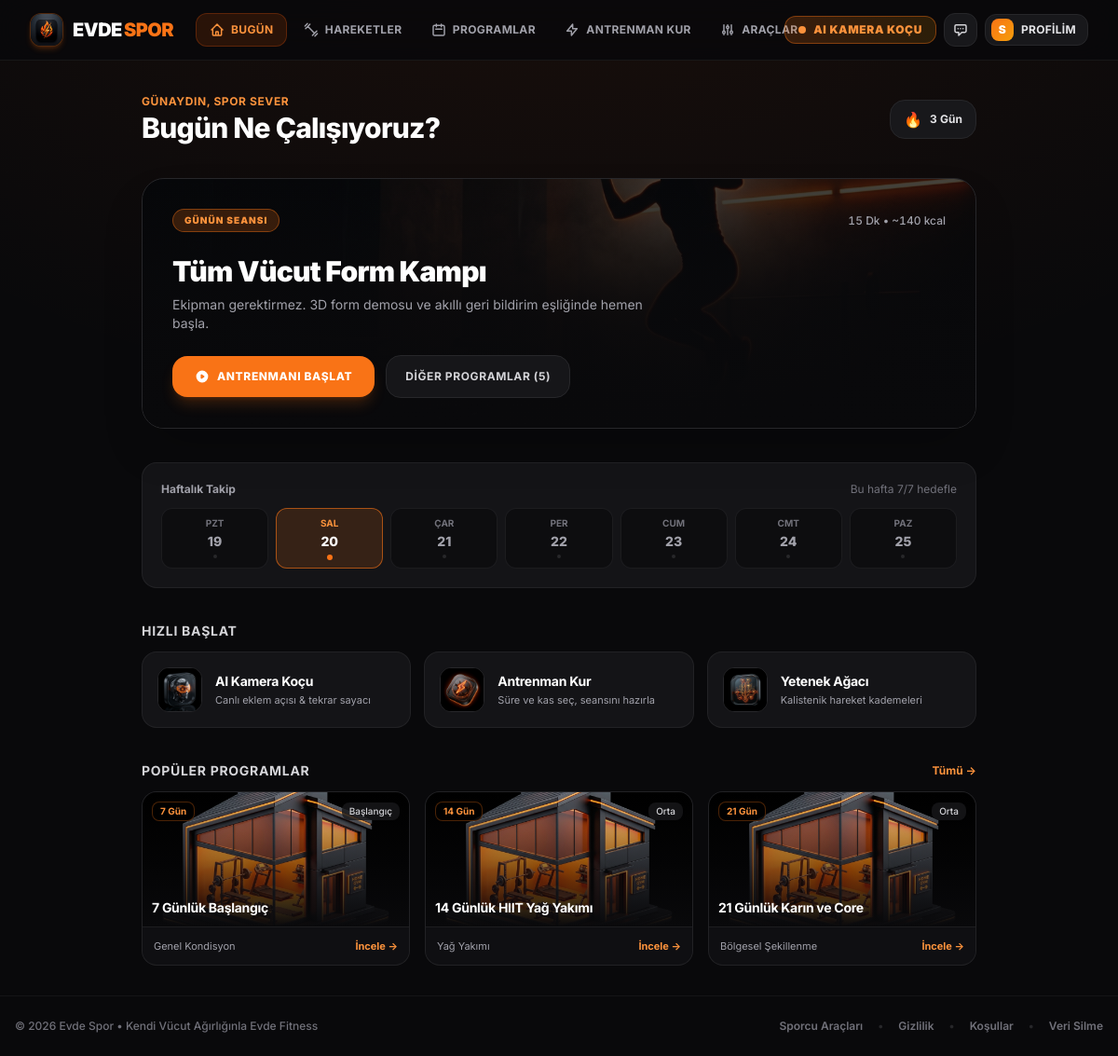
Page / (signed in) on the earlier database version.
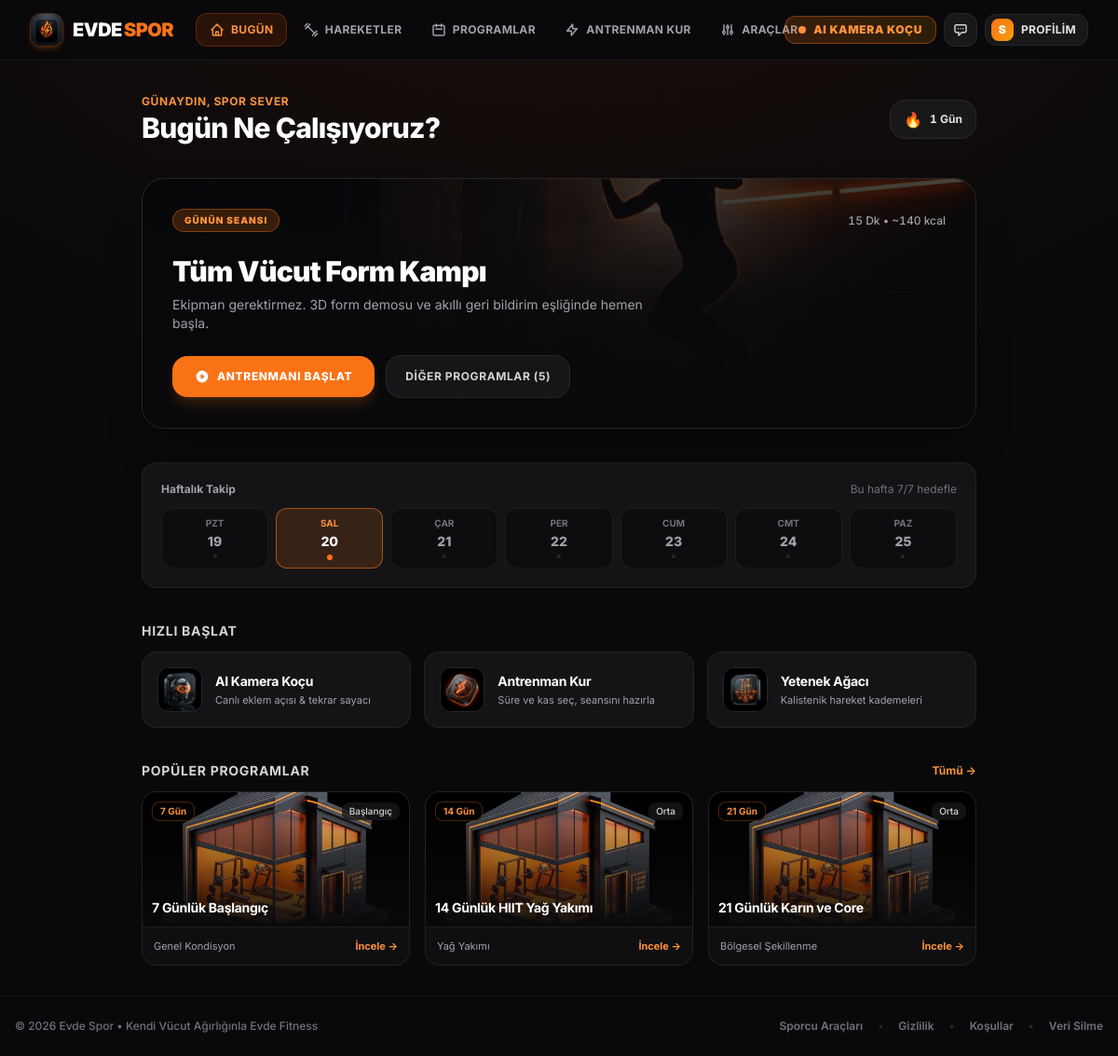
Same page on the later database version.
### models.py (models this page shows)
class User(UserMixin, db.Model):
    id = db.Column(db.Integer, primary_key=True)
    name = db.Column(db.String(100), nullable=False)
    email = db.Column(db.String(120), unique=True, nullable=False)
    password_hash = db.Column(db.String(256), nullable=False)
    avatar_url = db.Column(db.Text, nullable=True)
    created_at = db.Column(db.DateTime, default=datetime.utcnow)
    water_intake_ml = db.Column(db.Integer, default=0)
    fasting_start = db.Column(db.DateTime, nullable=True)
    quiz_completed = db.Column(db.Boolean, default=False)
    goal = db.Column(db.String(50), nullable=True)
    fitness_level = db.Column(db.String(50), nullable=True)
    target_area = db.Column(db.String(50), nullable=True)
    current_streak = db.Column(db.Integer, default=0)
    longest_streak = db.Column(db.Integer, default=0)
    last_active_date = db.Column(db.Date, nullable=True)
    favorites = db.relationship('Exercise', secondary=user_favorites, lazy='subquery',
        backref=db.backref('favorited_by', lazy=True))

### app.py (the view)
    @app.route('/')
    def index():
        featured_programs = Program.query.all()
        popular_slugs = [
            'standart-push-up-normal-sinav',
            'standart-air-squat',
            'standard-burpee',
            'standard-crunch-yarim-mekik',
            'pike-push-up',
            'mountain-climber'
        ]
        popular_exercises = Exercise.query.filter(Exercise.slug.in_(popular_slugs)).all()
        if not popular_exercises:
            popular_exercises = Exercise.query.limit(6).all()
        total_exercises = Exercise.query.count()
        total_programs = Program.query.count()
        total_challenges = Challenge.query.count()
        completed_workouts_count = UserProgress.query.count() + 2840
        total_calories_burned = sum([p.calories_burned or 0 for p in UserProgress.query.all()]) + 460000
        today = date.today()
        start_of_week = today - timedelta(days=today.weekday())
        weekly_calendar = []
        day_names = ['Pzt', 'Sal', 'Çar', 'Per', 'Cum', 'Cmt', 'Paz']
        day_full = ['Pazartesi', 'Salı', 'Çarşamba', 'Perşembe', 'Cuma', 'Cumartesi', 'Pazar']
        user_completed_dates = set()
        if current_user.is_authenticated:
            logs = UserProgress.query.filter(
                UserProgress.user_id == current_user.id,
                UserProgress.completed_at >= datetime.combine(start_of_week, datetime.min.time())
            ).all()
            for log in logs:
                if log.completed_at:
                    user_completed_dates.add(log.completed_at.date())
        for i in range(7):
            d = start_of_week + timedelta(days=i)
            weekly_calendar.append({
                'day_short': day_names[i],
                'day_full': day_full[i],
                'day_num': d.day,
                'date_str': d.strftime('%Y-%m-%d'),
                'is_today': (d == today),
                'is_past': (d < today),
                'is_completed': (d in user_completed_dates)
            })
        return render_template(
            'index.html',
            featured_programs=featured_programs,
            popular_exercises=popular_exercises,
            total_exercises=total_exercises,
            total_programs=total_programs,
            total_challenges=total_challenges,
            completed_workouts_count=completed_workouts_count,
            total_calories_burned=total_calories_burned,
            weekly_calendar=weekly_calendar,
            today=today
        )

### models.py (called while the page is built)
@login_manager.user_loader
def load_user(user_id):
    return User.query.get(int(user_id))

### templates/index.html (shortened to what the changed rows need)
{% extends 'base.html' %}
{% block content %}
<div class="max-w-4xl mx-auto space-y-7 sm:space-y-9">
    <div class="flex items-center justify-between gap-4 pt-1">
        <div>
            <span class="text-xs font-bold uppercase tracking-wider text-orange-400 block mb-0.5">
                {% if current_user.is_authenticated %}GÜNAYDIN, {{ current_user.name|upper }}{% else %}EVDE FITNESS MERKEZİ{% endif %}
            </span>
            <h1 class="text-2xl sm:text-3xl font-extrabold text-white tracking-tight">
                Bugün Ne Çalışıyoruz?
            </h1>
        </div>
        {% if current_user.is_authenticated %}
        <a href="/profil" class="shrink-0 px-3.5 py-2 rounded-2xl bg-zinc-900 border border-zinc-800 hover:border-orange-500/40 flex items-center gap-2 transition-all group">
            <span class="text-base">🔥</span>
            <span class="text-xs font-mono font-bold text-zinc-200 group-hover:text-orange-400">{{ current_user.current_streak or 0 }} Gün</span>
        </a>
        {% else %}
        <a href="/quiz" class="shrink-0 px-3.5 py-2 rounded-2xl bg-zinc-900 border border-zinc-800 hover:border-orange-500/40 text-xs font-bold text-orange-400 transition-all">
            Seviye Testi &rarr;
        </a>
        {% endif %}
    </div>
    <div class="relative rounded-3xl overflow-hidden border border-zinc-800 bg-zinc-950 p-6 sm:p-8 flex flex-col justify-between shadow-2xl group hover:border-orange-500/40 transition-all">
        <div class="relative z-10 my-6">
            <h2 class="text-2xl sm:text-3xl font-black text-white tracking-tight leading-tight">
                Tüm Vücut Form Kampı
            </h2>
        </div>
    </div>
    <div>
        <div class="flex items-center justify-between mb-3">
            <h2 class="text-sm font-bold text-zinc-300 uppercase tracking-wider">Hızlı Başlat</h2>
        </div>
    </div>
    <div>
        <div class="flex items-center justify-between mb-3">
            <h2 class="text-sm font-bold text-zinc-300 uppercase tracking-wider">Popüler Programlar</h2>
        </div>
    </div>
</div>
{% endblock %}

### templates/base.html (shortened to what the changed rows need)
<!DOCTYPE html>
<html lang="tr">
<head>
    <script src="https://cdn.tailwindcss.com"></script>
</head>
<body class="font-sans min-h-screen flex flex-col antialiased pb-24 md:pb-0" x-data="{ assistantOpen: false }">
{% if not hide_nav %}
{% set p = request.path %}
<nav class="glass-nav sticky top-0 z-50 text-white pt-safe">
    <div class="max-w-7xl mx-auto px-4 sm:px-6 lg:px-8">
        <div class="flex justify-between items-center h-16 gap-3">
            <div class="flex items-center gap-2 shrink-0">
                {% if current_user.is_authenticated %}
                    <a href="/profil" class="whitespace-nowrap hover:border-orange-500/60 transition-colors pl-1.5 pr-3 py-1 text-xs font-bold text-zinc-200 uppercase tracking-wide flex items-center gap-2 bg-zinc-900 border border-zinc-800 rounded-xl">
                        {% if current_user.avatar_url %}
                            <img src="{{ current_user.avatar_url }}" alt="{{ current_user.name }}" class="w-6 h-6 rounded-lg object-cover border border-orange-500/40 shrink-0">
                        {% else %}
                            <span class="w-6 h-6 rounded-lg bg-gradient-to-br from-orange-500 to-amber-500 flex items-center justify-center text-white text-xs font-black">{{ (current_user.name or 'S')[:1]|upper }}</span>
                        {% endif %}
                        <span class="hidden sm:inline">Profilim</span>
                    </a>
                {% endif %}
            </div>
        </div>
    </div>
</nav>
{% endif %}
    <main class="{% if hide_nav %}w-full min-h-screen p-0 m-0 relative{% else %}flex-grow container mx-auto px-4 sm:px-6 lg:px-8 py-5 sm:py-8 relative z-10{% endif %}">
        {% block content %}{% endblock %}
    </main>
</body>
</html>

Differences in the rows shown:
changed User "SPOR SEVER": current_streak "3" → "1"
